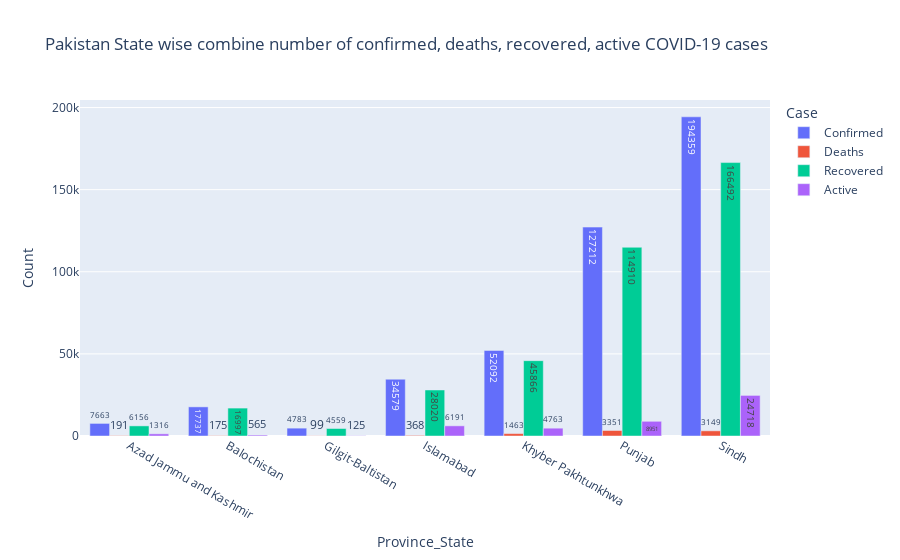

Write notebook code for a chart like this one.
### Markdown cell above
Write a Python program to visualize the state/province wise combined number of confirmed, deaths, recovered, active Novel Coronavirus (COVID-19) cases in Pakistan

### Code cell
df['Active'] = df['Confirmed'] - df['Deaths'] - df['Recovered']
pk_data = df[df['Country_Region']=='Pakistan'].drop(['Country_Region',], axis=1)
pk_data = pk_data[pk_data.sum(axis = 1) > 0]
pk_data = pk_data.groupby(['Province_State'])['Confirmed', 'Deaths', 'Recovered', 'Active'].sum().reset_index()
pk_data = pd.melt(pk_data, id_vars='Province_State', value_vars=['Confirmed', 'Deaths', 'Recovered', 'Active'], value_name='Count', var_name='Case')
fig = px.bar(pk_data, x='Province_State', y='Count', text='Count', barmode='group', color='Case', title='Pakistan State wise combine number of confirmed, deaths, recovered, active COVID-19 cases')
fig.show()

### Figure 1 — Plotly figure (JSON) as saved in the notebook; plotly's stock layout.template omitted (floating-point values rounded to 4 significant figures)
{"data": [{"alignmentgroup": "True", "hovertemplate": "Case=Confirmed<br>Province_State=%{x}<br>Count=%{text}<extra></extra>", "legendgroup": "Confirmed", "marker": {"color": "#636efa"}, "name": "Confirmed", "offsetgroup": "Confirmed", "orientation": "v", "showlegend": true, "text": [7663, 17737, 4783, 34579, 52092, 127212, 194359], "textposition": "auto", "type": "bar", "x": ["Azad Jammu and Kashmir", "Balochistan", "Gilgit-Baltistan", "Islamabad", "Khyber Pakhtunkhwa", "Punjab", "Sindh"], "xaxis": "x", "y": [7663, 17737, 4783, 34579, 52092, 127212, 194359], "yaxis": "y"}, {"alignmentgroup": "True", "hovertemplate": "Case=Deaths<br>Province_State=%{x}<br>Count=%{text}<extra></extra>", "legendgroup": "Deaths", "marker": {"color": "#EF553B"}, "name": "Deaths", "offsetgroup": "Deaths", "orientation": "v", "showlegend": true, "text": [191, 175, 99, 368, 1463, 3351, 3149], "textposition": "auto", "type": "bar", "x": ["Azad Jammu and Kashmir", "Balochistan", "Gilgit-Baltistan", "Islamabad", "Khyber Pakhtunkhwa", "Punjab", "Sindh"], "xaxis": "x", "y": [191, 175, 99, 368, 1463, 3351, 3149], "yaxis": "y"}, {"alignmentgroup": "True", "hovertemplate": "Case=Recovered<br>Province_State=%{x}<br>Count=%{text}<extra></extra>", "legendgroup": "Recovered", "marker": {"color": "#00cc96"}, "name": "Recovered", "offsetgroup": "Recovered", "orientation": "v", "showlegend": true, "text": [6156, 16997, 4559, 28020, 45866, 114910, 166492], "textposition": "auto", "type": "bar", "x": ["Azad Jammu and Kashmir", "Balochistan", "Gilgit-Baltistan", "Islamabad", "Khyber Pakhtunkhwa", "Punjab", "Sindh"], "xaxis": "x", "y": [6156, 16997, 4559, 28020, 45866, 114910, 166492], "yaxis": "y"}, {"alignmentgroup": "True", "hovertemplate": "Case=Active<br>Province_State=%{x}<br>Count=%{text}<extra></extra>", "legendgroup": "Active", "marker": {"color": "#ab63fa"}, "name": "Active", "offsetgroup": "Active", "orientation": "v", "showlegend": true, "text": [1316, 565, 125, 6191, 4763, 8951, 24718], "textposition": "auto", "type": "bar", "x": ["Azad Jammu and Kashmir", "Balochistan", "Gilgit-Baltistan", "Islamabad", "Khyber Pakhtunkhwa", "Punjab", "Sindh"], "xaxis": "x", "y": [1316, 565, 125, 6191, 4763, 8951, 24718], "yaxis": "y"}], "layout": {"barmode": "group", "legend": {"title": {"text": "Case"}, "tracegroupgap": 0}, "title": {"text": "Pakistan State wise combine number of confirmed, deaths, recovered, active COVID-19 cases"}, "xaxis": {"anchor": "y", "domain": [0, 1], "title": {"text": "Province_State"}}, "yaxis": {"anchor": "x", "domain": [0, 1], "title": {"text": "Count"}}}}
